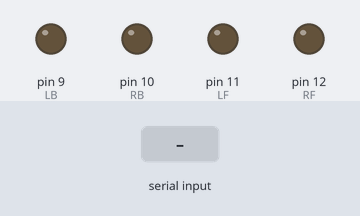
A sketch run on a simulated Arduino Uno, built with avr-gcc and run on an emulated ATmega328P. Parts: output pins drawn as LEDs (lit = HIGH). The inputs (shaded band) are chosen by the test bench.

Above: at 1.2 s.
1.3 s: "1" received over Serial
At 2.1 s:
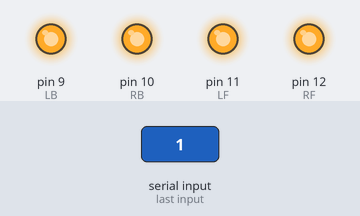
2.8 s: byte 1 (1) received over Serial
At 3.2 s:
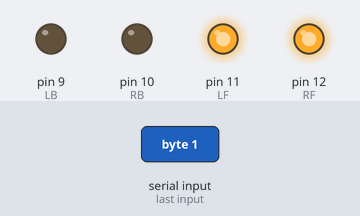
4.3 s: byte 3 (3) received over Serial
At 5.5 s:
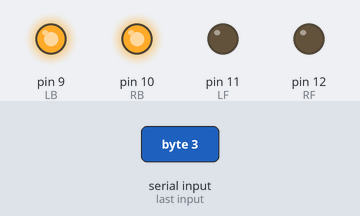
5.8 s: "0" received over Serial
At 6.7 s:
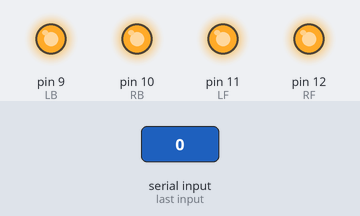
Timing chart, 0 to 8.3 s (numbered marks = the images above; inputs shaded):
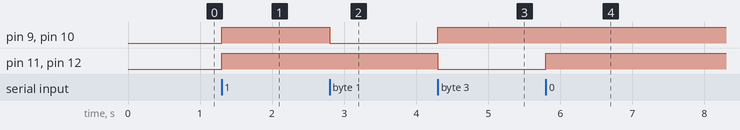

Measured:
- after the input at 1.3 s, pin 9 (LB), pin 10 (RB), pin 11 (LF), pin 12 (RF): LOW → HIGH at once
- after the input at 2.8 s, pin 9 (LB), pin 10 (RB): HIGH → LOW at once
- after the input at 4.3 s, pin 9 (LB), pin 10 (RB): LOW → HIGH at once; pin 11 (LF), pin 12 (RF): HIGH → LOW at once
- after the input at 5.8 s, pin 11 (LF), pin 12 (RF): LOW → HIGH at once

The sketch:

SKATEBOARD.ino
```cpp
int LB = 9;
int RB = 10;
int LF = 11;
int RF = 12;

int val;

void setup() {
  Serial.begin(9600);
  pinMode(LB, OUTPUT);
  pinMode(RB, OUTPUT);
  pinMode(LF, OUTPUT);
  pinMode(RF, OUTPUT);
}

void loop()
{
if(Serial.available())
  {
  val = Serial.read();

    if(val == 1) //backward
    {
    digitalWrite(LB, LOW);
    digitalWrite(RB, LOW);
    digitalWrite(LF, HIGH);
    digitalWrite(RF, HIGH);
    }

      else if(val == 3) //forward
      {
      digitalWrite(LB, HIGH);
      digitalWrite(RB, HIGH);
      digitalWrite(LF, LOW);
      digitalWrite(RF, LOW);
      }


        else //still
        {
        digitalWrite(LB, HIGH);
        digitalWrite(RB, HIGH);
        digitalWrite(LF, HIGH);
        digitalWrite(RF, HIGH);
        }
  }
}
```
